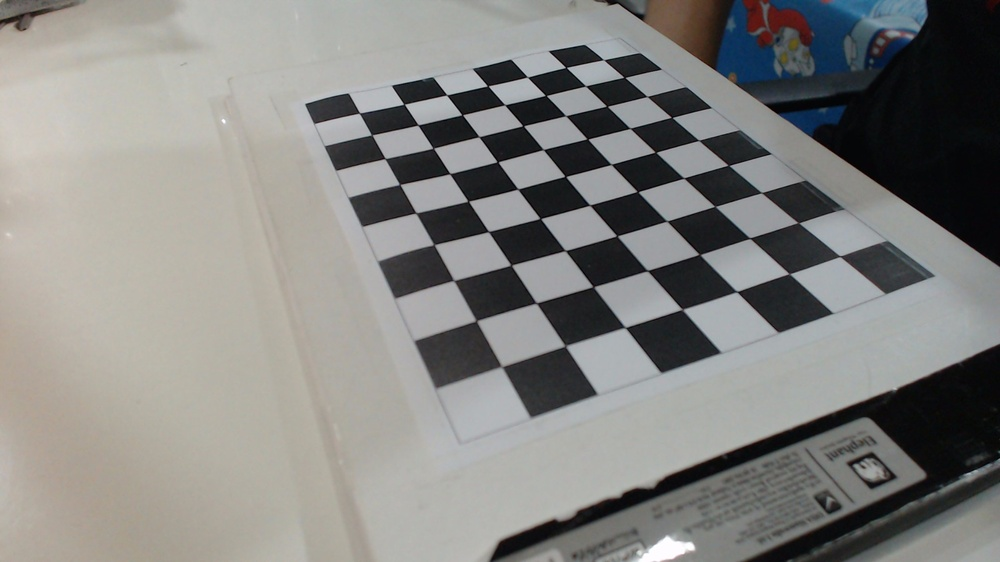
#> input picture Aruco/images/humanoid/0.jpg, 1000 x 562 px, shrunk from 1920 x 1080 before the run; its folder holds only this picture in this run
$ python camera_calibration.py
#> lines starting #> are read from the running program, lines starting #| are printed output that depends on the picture; after the words box and inside, x2 and y2 are one past the last pixel; in counts of white or black regions, pixels touching at a corner belong together; long printed decimals are rounded
#!/usr/bin/env python

import cv2
import numpy as np
import os
import glob

# Defining the dimensions of checkerboard
CHECKERBOARD = (7, 9)
criteria = (cv2.TERM_CRITERIA_EPS + cv2.TERM_CRITERIA_MAX_ITER, 30, 0.001)

# Creating vector to store vectors of 3D points for each checkerboard image
objpoints = []
# Creating vector to store vectors of 2D points for each checkerboard image
imgpoints = []

# Defining the world coordinates for 3D points
objp = np.zeros((1, CHECKERBOARD[0] * CHECKERBOARD[1], 3), np.float32)
objp[0, :, :2] = np.mgrid[0:CHECKERBOARD[0], 0:CHECKERBOARD[1]].T.reshape(-1, 2)
prev_img_shape = None

# Extracting path of individual image stored in a given directory
# images = glob.glob('./Aruco/images/module/*.jpg')
images = glob.glob('./Aruco/images/humanoid/*.jpg')
for fname in images:
    img = cv2.imread(fname)
#> img is the input picture: shape (562, 1000, 3); mean B, G, R 129.2, 132.1, 132.4
    gray = cv2.cvtColor(img, cv2.COLOR_BGR2GRAY)
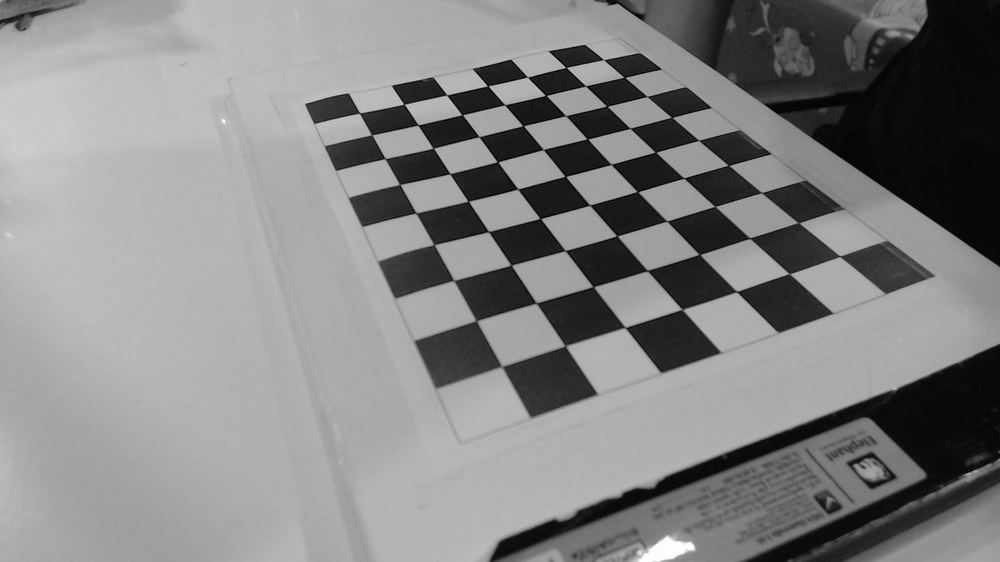
#> gray: shape (562, 1000); min 0, max 255, mean 131.8
    # Find the chess board corners
    # If desired number of corners are found in the image then ret = true
    ret, corners = cv2.findChessboardCorners(gray, CHECKERBOARD, cv2.CALIB_CB_ADAPTIVE_THRESH + cv2.CALIB_CB_FAST_CHECK + cv2.CALIB_CB_NORMALIZE_IMAGE)
#> ret = True; corners = 63 rows, first 8: [359.5, 113.2], [403.4, 103.9], [446.6, 94.96], [488.8, 86.42], [527.4, 77.17], [566.1, 67.54], [603.3, 59.62], [370.6, 134.2]
    """
    If desired number of corner are detected,
    we refine the pixel coordinates and display
    them on the images of checker board
    """
    if ret == True:
        objpoints.append(objp)
        # refining pixel coordinates for given 2d points.
        corners2 = cv2.cornerSubPix(gray, corners, (11, 11), (-1, -1), criteria)
#> corners2 = 63 rows, first 8: [359.5, 113.1], [404.1, 104.3], [446.7, 94.95], [487.7, 85.85], [527.5, 77.13], [566, 67.45], [603.6, 59.7], [371.7, 134.9]
        imgpoints.append(corners2)
        # Draw and display the corners
        img = cv2.drawChessboardCorners(img, CHECKERBOARD, corners2, ret)
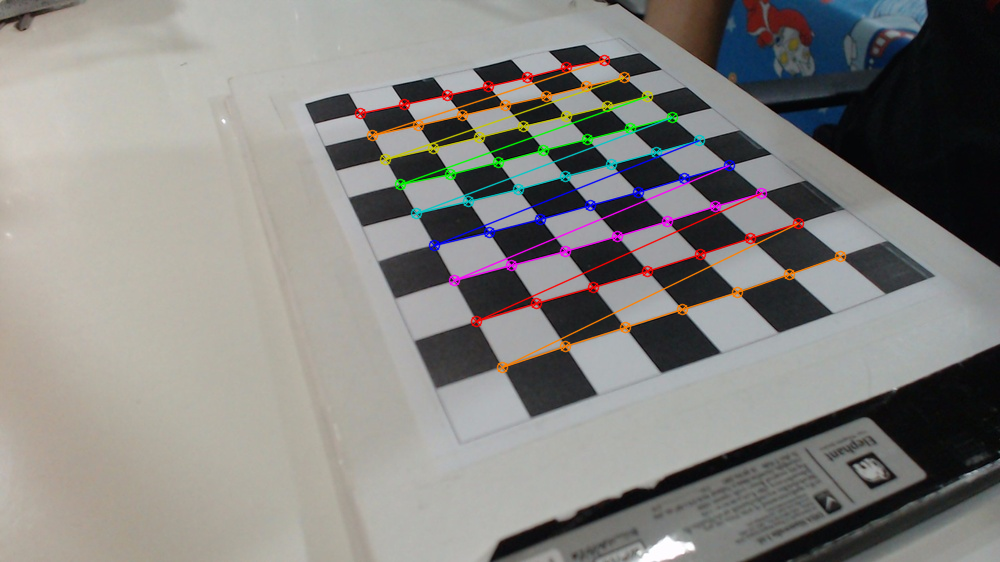
#> img: shape (562, 1000, 3); 3.34% of pixels changed, all inside (x1, y1, x2, y2) = (354, 54, 847, 374)
    cv2.imshow('img', img)
    cv2.waitKey(10)
cv2.destroyAllWindows()
h, w = img.shape[:2]
#> h = 562; w = 1000
"""
Performing camera calibration by
passing the value of known 3D points (objpoints)
and corresponding pixel coordinates of the
detected corners (imgpoints)
"""
img_size = (gray.shape[1], gray.shape[0])
#> img_size = (1000, 562)
ret, mtx, dist, rvecs, tvecs = cv2.calibrateCamera(objpoints, imgpoints, img_size, None, None)
#> ret = 0.634; mtx = [[460.3, 0, 488.5], [0, 385.6, 350.2], [0, 0, 1]]; dist = [[-0.0733, 0.224, -0.0121, -0.00984, -0.17]]; rvecs = ([-0.509, -0.0595, -0.38],); tvecs = ([-2.77, -6.16, 10.24],)
print(mtx)
#| [[460.323   0.         488.457]
#|  [  0.         385.648 350.159]
#|  [  0.           0.           1.        ]]
print("Camera matrix = ")
print([[float(B) for B in A] for A in mtx])
#| [[460.323, 0.0, 488.457], [0.0, 385.648, 350.159], [0.0, 0.0, 1.0]]
print("dist = ")
print([[float(B) for B in A] for A in dist])
#| [[-0.07331, 0.2243, -0.01213, -0.00984, -0.1695]]
print("rvecs = ")
print([[float(B) for B in A] for A in rvecs])
#| [[-0.5089, -0.05948, -0.3798]]
print("tvecs = ")
print([[float(B) for B in A] for A in tvecs])
#| [[-2.768, -6.158, 10.235]]
newcameramtx, roi=cv2.getOptimalNewCameraMatrix(mtx,dist,(w,h),1,(w,h))
#> newcameramtx = [[384.7, 0, 572.4], [0, 346.9, 338.6], [0, 0, 1]]; roi = (164, 34, 835, 494)

print([[float(B) for B in A] for A in newcameramtx])
#| [[384.675, 0.0, 572.358], [0.0, 346.925, 338.628], [0.0, 0.0, 1.0]]

$ run again, on Aruco/images/humanoid/13.jpg
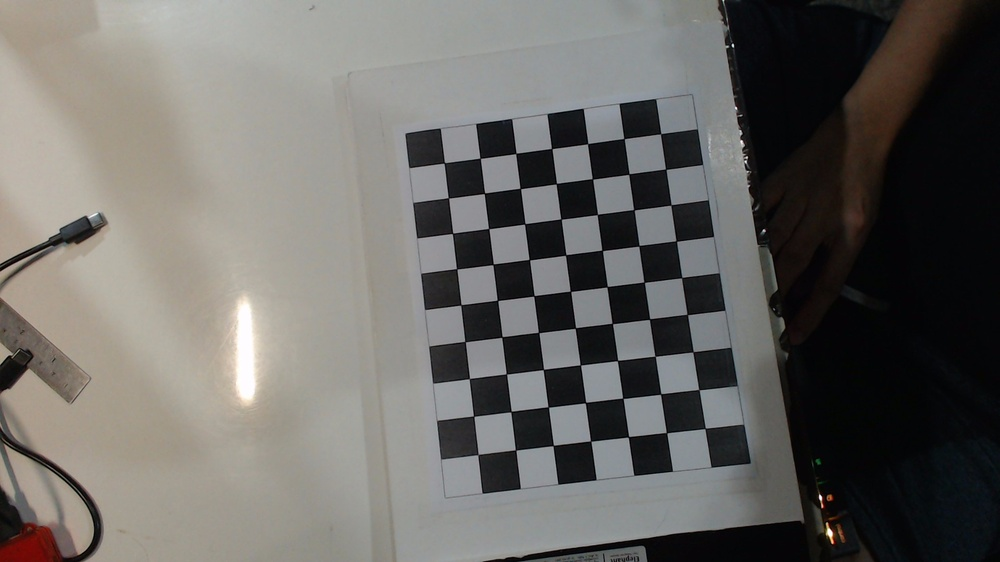
#> input picture Aruco/images/humanoid/13.jpg, 1000 x 562 px, shrunk from 1920 x 1080 before the run
#> img is the input picture: shape (562, 1000, 3); mean B, G, R 100.4, 104, 105.9
#> `ret, corners = cv2.findChessboardCorners(gray, CHECKERBOARD, cv2.CALIB..`: ret = True; corners = 63 rows, first 8: [444.3, 162.8], [480.2, 158.2], [515.9, 153.3], [551.7, 148.6], [587.6, 143.6], [624, 138.6], [660.6, 133.8], [448.4, 197.7]
#> corners2 = 63 rows, first 8: [444.3, 162.9], [480.2, 158.3], [515.8, 153.4], [551.7, 148.5], [587.6, 143.7], [624, 138.6], [660.6, 133.7], [448.4, 197.9]
#> `img = cv2.drawChessboardCorners(img, CHECKERBOARD, corners2, ret)`:
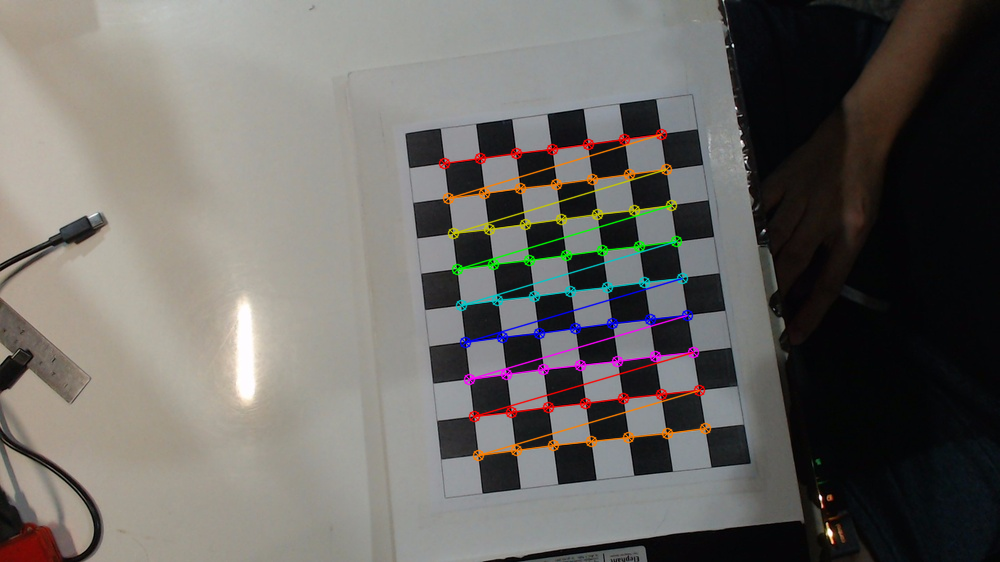
#> img: shape (562, 1000, 3); 2.87% of pixels changed, all inside (x1, y1, x2, y2) = (438, 128, 712, 462)
#> `ret, mtx, dist, rvecs, tvecs = cv2.calibrateCamera(objpoints, imgpoint..`: ret = 0.152; mtx = [[614.4, 0, 513.9], [0, 613.6, 295.3], [0, 0, 1]]; dist = [[-0.0132, 1.16, 0.00707, -0.000848, -4.52]]; rvecs = ([-0.0777, 0.034, -0.125],); tvecs = ([-1.93, -3.69, 17.05],)
#| [[614.390   0.         513.891]
#|  [  0.         613.613   295.263]
#|  [  0.           0.           1.        ]]
#| [[614.390, 0.0, 513.891], [0.0, 613.613, 295.263], [0.0, 0.0, 1.0]]
#| [[-0.01319, 1.162, 0.007066, -0.0008477, -4.518]]
#| [[-0.07773, 0.03403, -0.1245]]
#| [[-1.931, -3.692, 17.054]]
#> newcameramtx = [[614.4, 0, 513.9], [0, 574.3, 285.9], [0, 0, 1]]; roi = (0, 10, 999, 521)
#| [[614.390, 0.0, 513.891], [0.0, 574.292, 285.888], [0.0, 0.0, 1.0]]

$ run again, on Aruco/images/humanoid/14.jpg
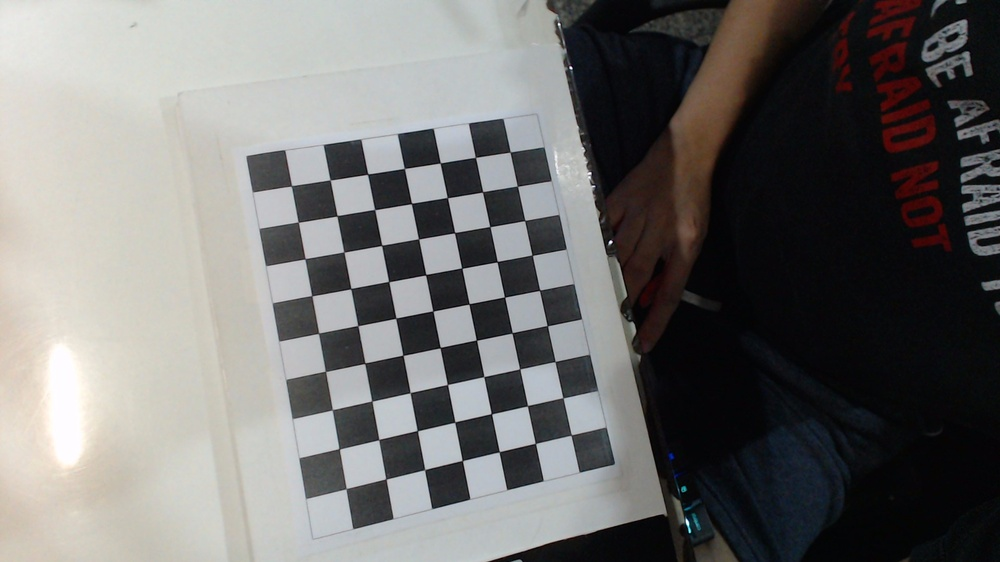
#> input picture Aruco/images/humanoid/14.jpg, 1000 x 562 px, shrunk from 1920 x 1080 before the run
#> img is the input picture: shape (562, 1000, 3); mean B, G, R 110.8, 112.2, 113.2
#> `gray = cv2.cvtColor(img, cv2.COLOR_BGR2GRAY)`:
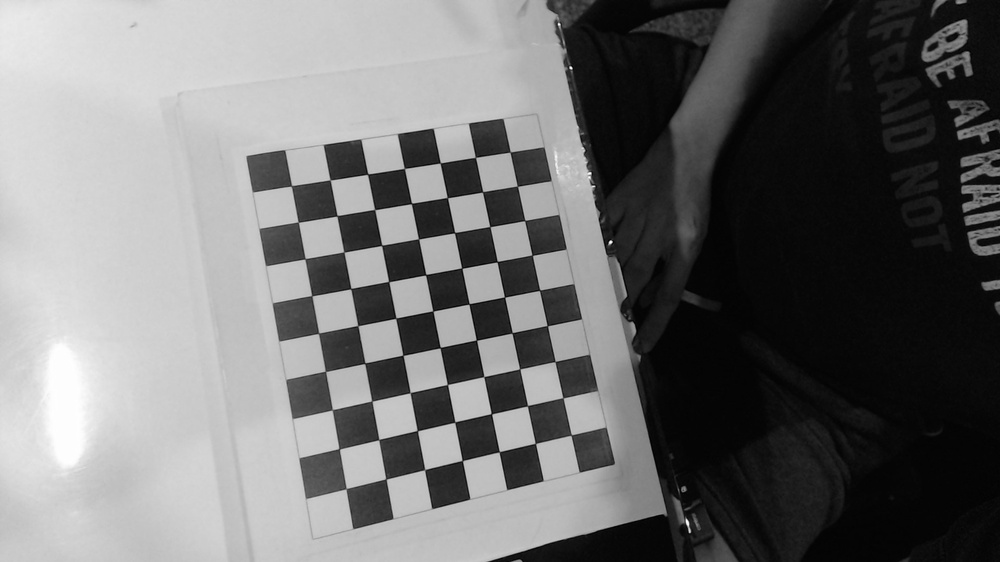
#> gray: shape (562, 1000); min 0, max 255, mean 112.3
#> `ret, corners = cv2.findChessboardCorners(gray, CHECKERBOARD, cv2.CALIB..`: ret = True; corners = 63 rows, first 8: [291.3, 185.9], [330.1, 179.8], [367.7, 174.2], [404.4, 168.4], [440.3, 162.9], [475.4, 157.4], [510.1, 152.1], [298.3, 222.1]
#> corners2 = 63 rows, first 8: [291.5, 185.8], [330.1, 179.9], [367.7, 174.2], [404.4, 168.4], [440.2, 162.9], [475.4, 157.4], [510.2, 152], [298.2, 222.2]
#> `img = cv2.drawChessboardCorners(img, CHECKERBOARD, corners2, ret)`:
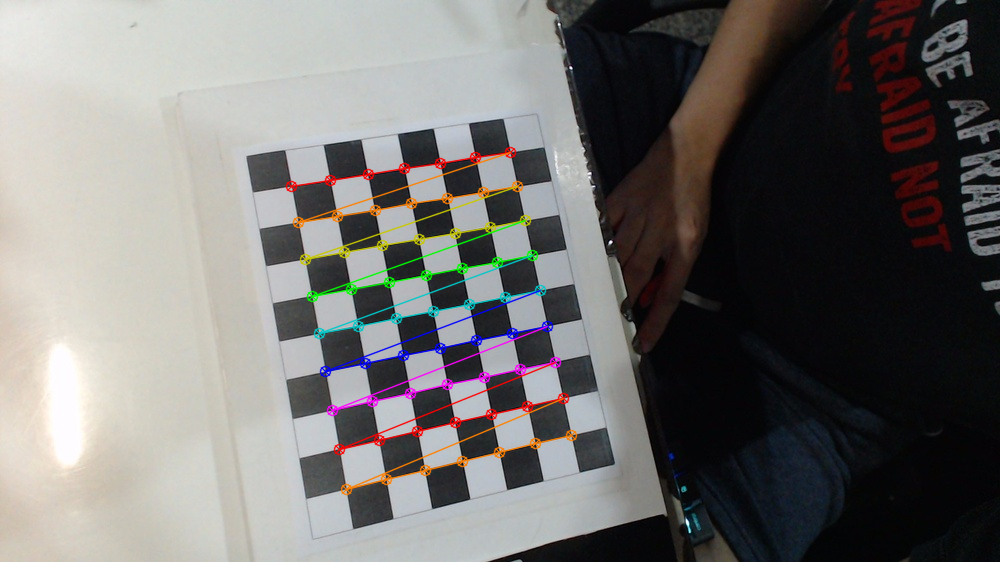
#> img: shape (562, 1000, 3); 2.85% of pixels changed, all inside (x1, y1, x2, y2) = (285, 146, 578, 496)
#> `ret, mtx, dist, rvecs, tvecs = cv2.calibrateCamera(objpoints, imgpoint..`: ret = 0.127; mtx = [[298.5, 0, 484.6], [0, 301.8, 349.4], [0, 0, 1]]; dist = [[0.0424, -0.0632, 0.00687, 0.000748, 0.0436]]; rvecs = ([-0.0436, -0.0734, -0.203],); tvecs = ([-5.14, -4.35, 7.99],)
#| [[298.477   0.         484.569]
#|  [  0.         301.776 349.393]
#|  [  0.           0.           1.        ]]
#| [[298.477, 0.0, 484.569], [0.0, 301.776, 349.393], [0.0, 0.0, 1.0]]
#| [[0.04242, -0.06317, 0.006867, 0.0007484, 0.04355]]
#| [[-0.0436, -0.07335, -0.2029]]
#| [[-5.141, -4.346, 7.987]]
#> newcameramtx = [[422.1, 0, 518.9], [0, 308.3, 350], [0, 0, 1]]; roi = (271, 240, 466, 211)
#| [[422.058, 0.0, 518.940], [0.0, 308.321, 350.016], [0.0, 0.0, 1.0]]

$ run again, on Aruco/images/humanoid/1.jpg
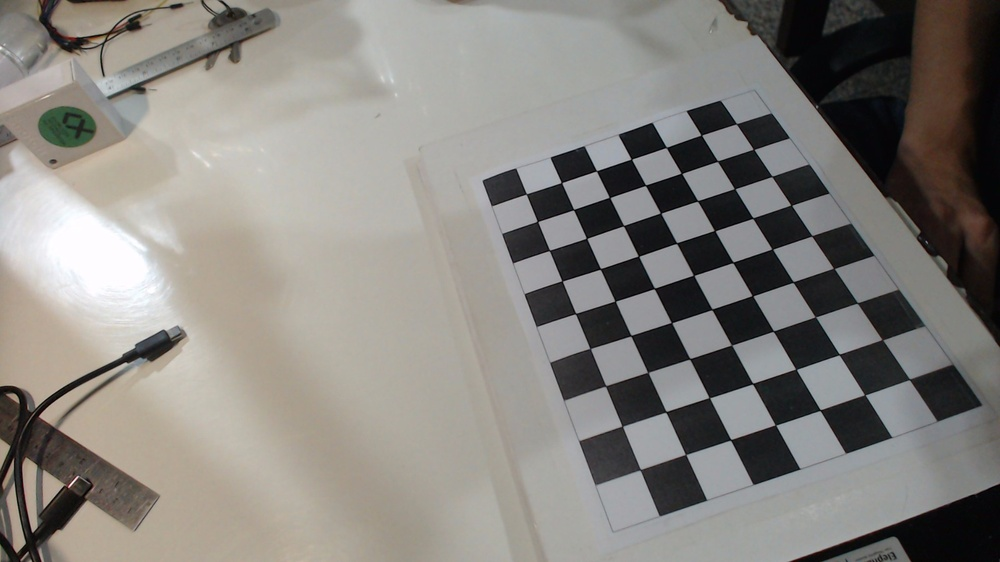
#> input picture Aruco/images/humanoid/1.jpg, 1000 x 562 px, shrunk from 1920 x 1080 before the run
#> img is the input picture: shape (562, 1000, 3); mean B, G, R 127.2, 132.1, 135.2
#> `ret, corners = cv2.findChessboardCorners(gray, CHECKERBOARD, cv2.CALIB..`: ret = True; corners = 63 rows, first 8: [526.4, 193.9], [561.5, 182.6], [596.5, 170.8], [631.4, 159.2], [666.4, 147.4], [701.4, 135.2], [736.4, 123.7], [537.5, 221.4]
#> corners2 = 63 rows, first 8: [526.3, 193.9], [561.4, 182.6], [596.5, 170.8], [631.4, 159.1], [666.4, 147.4], [701.3, 135.1], [736.4, 123.7], [537.5, 221.4]
#> `img = cv2.drawChessboardCorners(img, CHECKERBOARD, corners2, ret)`:
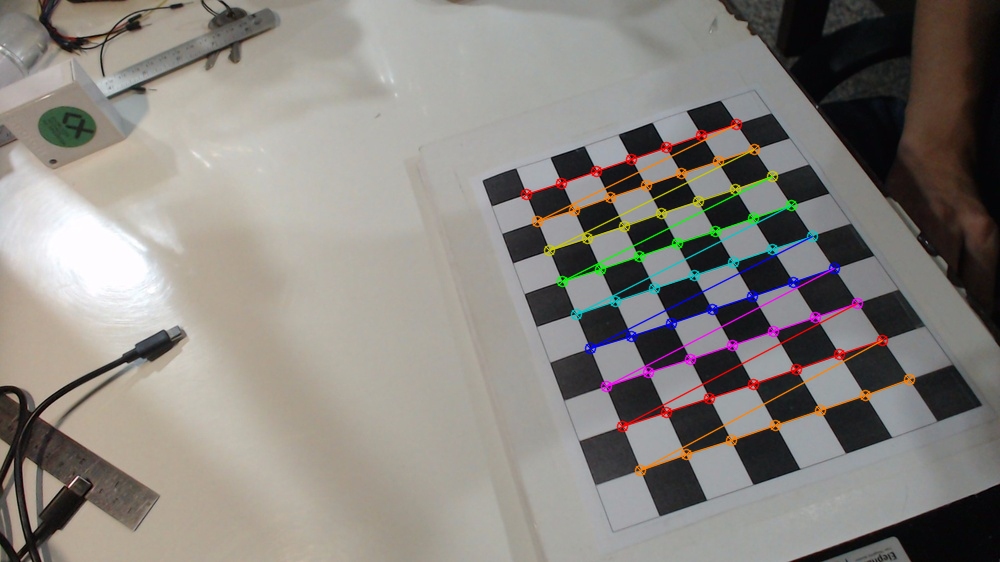
#> img: shape (562, 1000, 3); 2.97% of pixels changed, all inside (x1, y1, x2, y2) = (520, 118, 916, 477)
#> `ret, mtx, dist, rvecs, tvecs = cv2.calibrateCamera(objpoints, imgpoint..`: ret = 0.281; mtx = [[804, 0, 438.3], [0, 891.6, 296.6], [0, 0, 1]]; dist = [[0.286, -0.832, -0.0124, -0.0147, 1.01]]; rvecs = ([-0.689, 0.0673, -0.282],); tvecs = ([2.45, -2.55, 22.31],)
#| [[803.997   0.         438.253]
#|  [  0.         891.646 296.577]
#|  [  0.           0.           1.        ]]
#| [[803.997, 0.0, 438.253], [0.0, 891.646, 296.577], [0.0, 0.0, 1.0]]
#| [[0.2857, -0.8318, -0.01245, -0.01466, 1.011]]
#| [[-0.6894, 0.06734, -0.2816]]
#| [[2.446, -2.553, 22.312]]
#> newcameramtx = [[834.5, 0, 430.4], [0, 908.8, 292.7], [0, 0, 1]]; roi = (7, 13, 979, 540)
#| [[834.537, 0.0, 430.353], [0.0, 908.795, 292.720], [0.0, 0.0, 1.0]]
